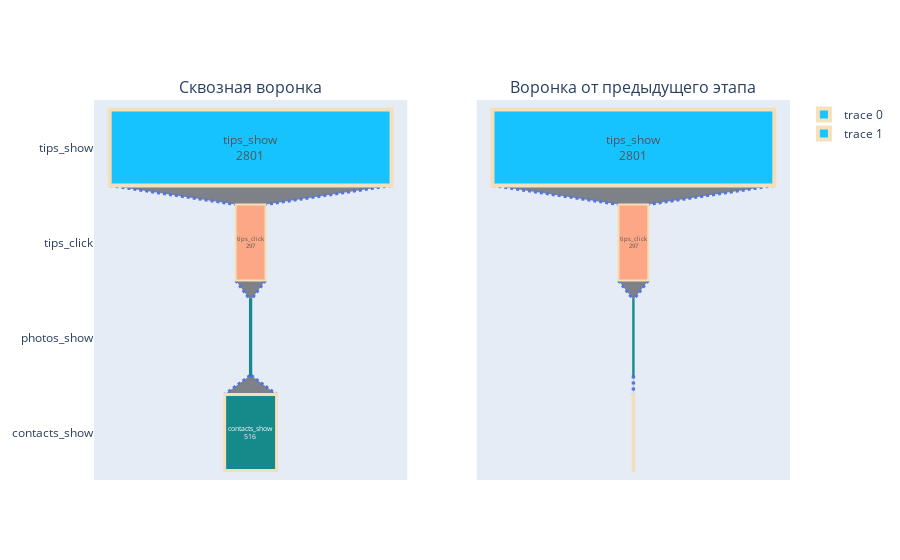

Notebook cell for this chart:
### Markdown cell above
*Визуализация цепочки с заходом через рекомендованные объявления*

### Code cell
funnel_drawing(sequence_of_events_tips)

### Figure 1 — Plotly figure (JSON) as saved in the notebook; plotly's stock layout.template omitted (floating-point values rounded to 4 significant figures)
{"data": [{"connector": {"line": {"color": "royalblue", "dash": "dot", "width": 3}}, "marker": {"color": ["deepskyblue", "lightsalmon", "tan", "teal"], "line": {"color": ["wheat", "wheat", "teal", "wheat"], "width": [4, 2, 2, 3, 1, 1]}}, "opacity": 0.9, "text": ["tips_show", "tips_click", "photos_show", "contacts_show"], "textinfo": "text+value", "textposition": "inside", "type": "funnel", "x": [2801, 297, 13, 516], "xaxis": "x", "y": ["tips_show", "tips_click", "photos_show", "contacts_show"], "yaxis": "y"}, {"connector": {"line": {"color": "royalblue", "dash": "dot", "width": 3}}, "marker": {"color": ["deepskyblue", "lightsalmon", "tan", "teal"], "line": {"color": ["wheat", "wheat", "teal", "wheat"], "width": [4, 2, 2, 3, 1, 1]}}, "opacity": 0.9, "text": ["tips_show", "tips_click", "photos_show", "contacts_show"], "textinfo": "text+value", "textposition": "inside", "type": "funnel", "x": [2801, 297, 4, 4], "xaxis": "x2", "y": ["tips_show", "tips_click", "photos_show", "contacts_show"], "yaxis": "y2"}], "layout": {"annotations": [{"font": {"size": 16}, "showarrow": false, "text": "Сквозная воронка", "x": 0.225, "xanchor": "center", "xref": "paper", "y": 1, "yanchor": "bottom", "yref": "paper"}, {"font": {"size": 16}, "showarrow": false, "text": "Воронка от предыдущего этапа", "x": 0.775, "xanchor": "center", "xref": "paper", "y": 1, "yanchor": "bottom", "yref": "paper"}], "xaxis": {"anchor": "y", "domain": [0, 0.45]}, "xaxis2": {"anchor": "y2", "domain": [0.55, 1]}, "yaxis": {"anchor": "x", "domain": [0, 1]}, "yaxis2": {"anchor": "x2", "domain": [0, 1], "showticklabels": false}}}
